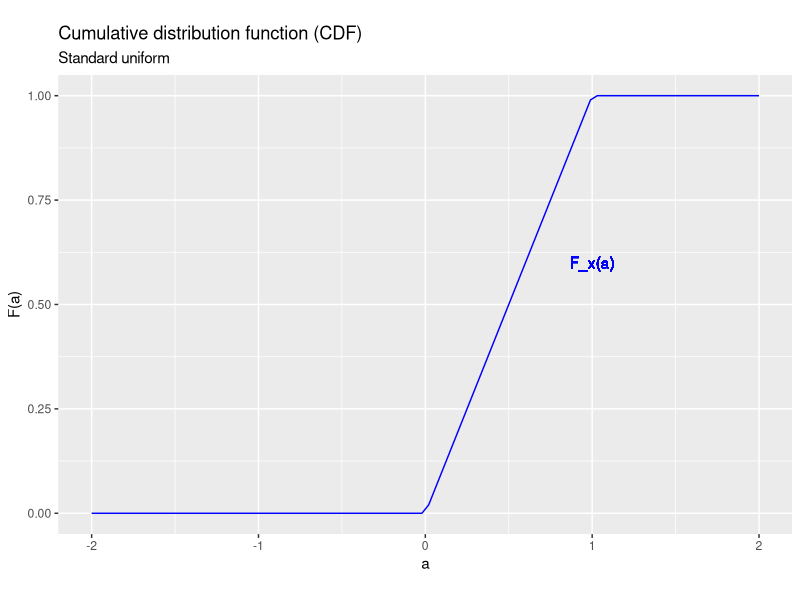
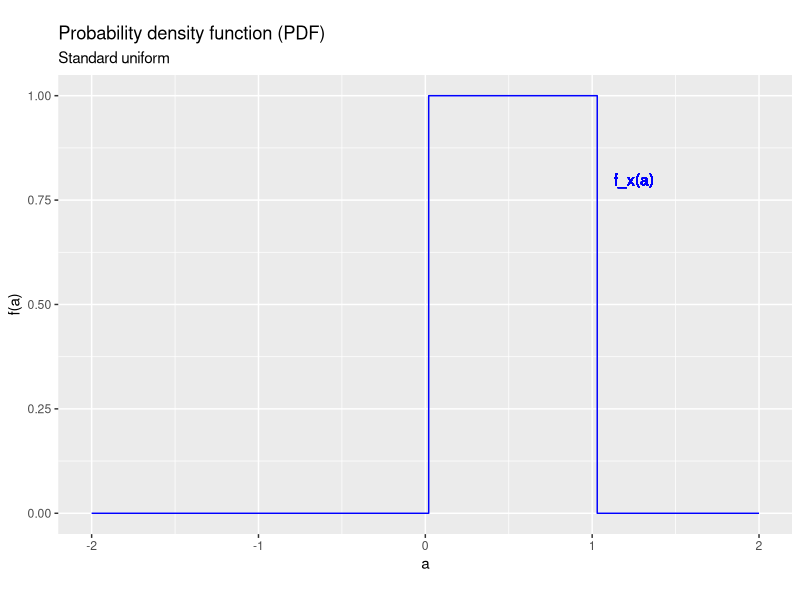
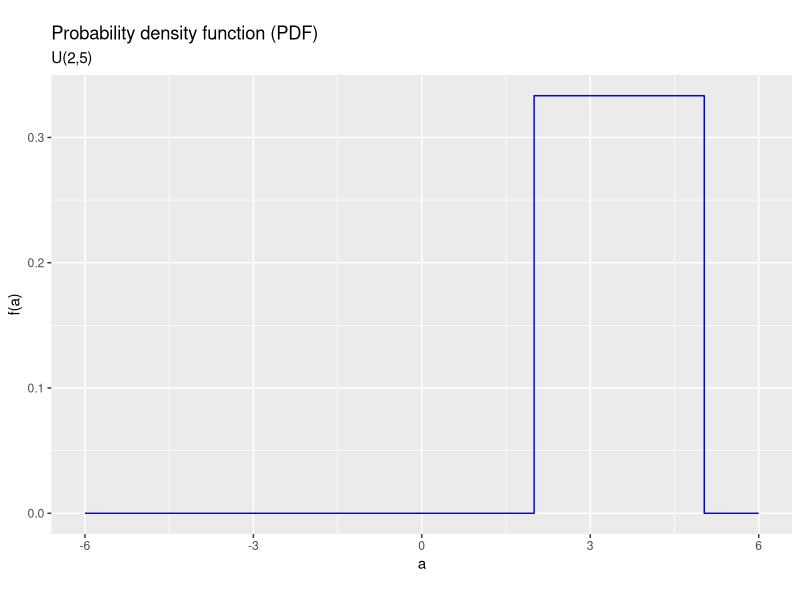
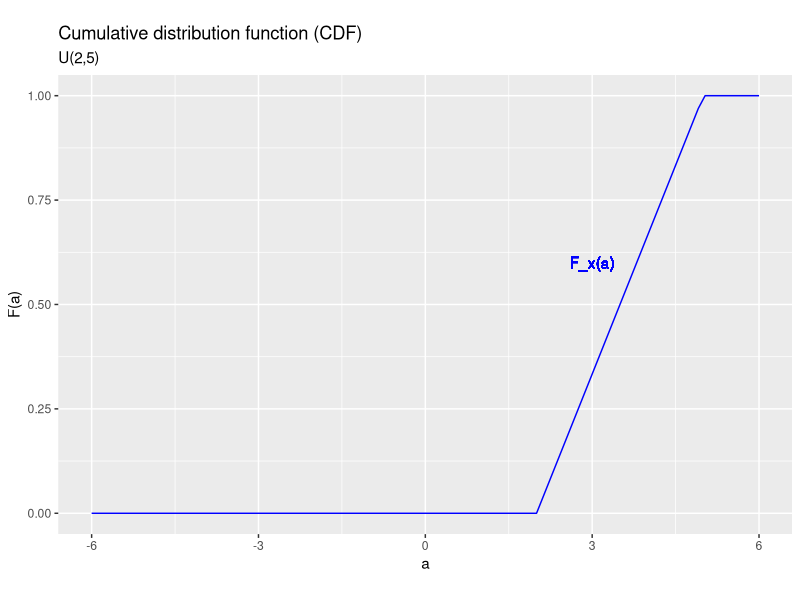
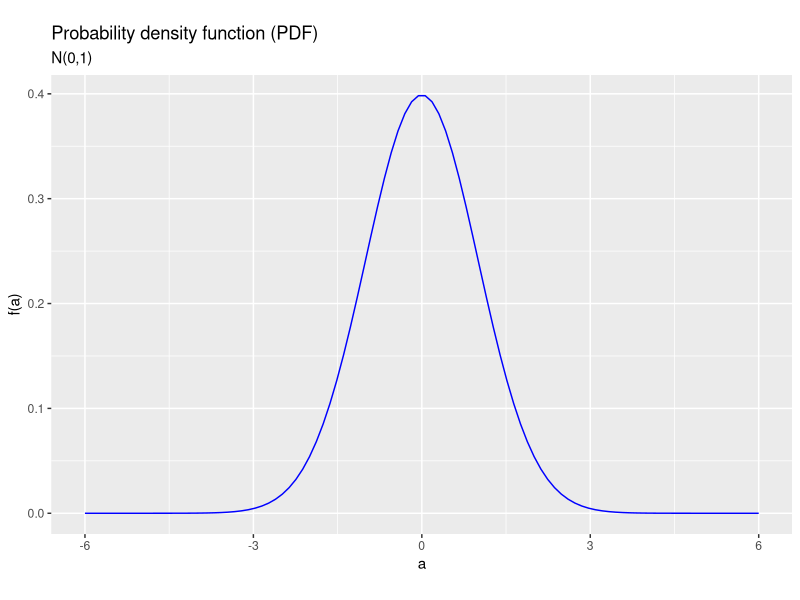
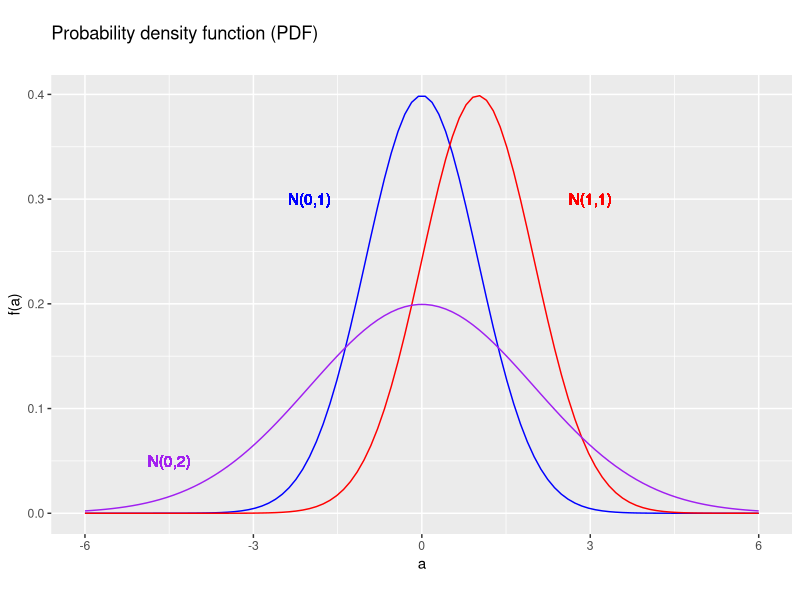
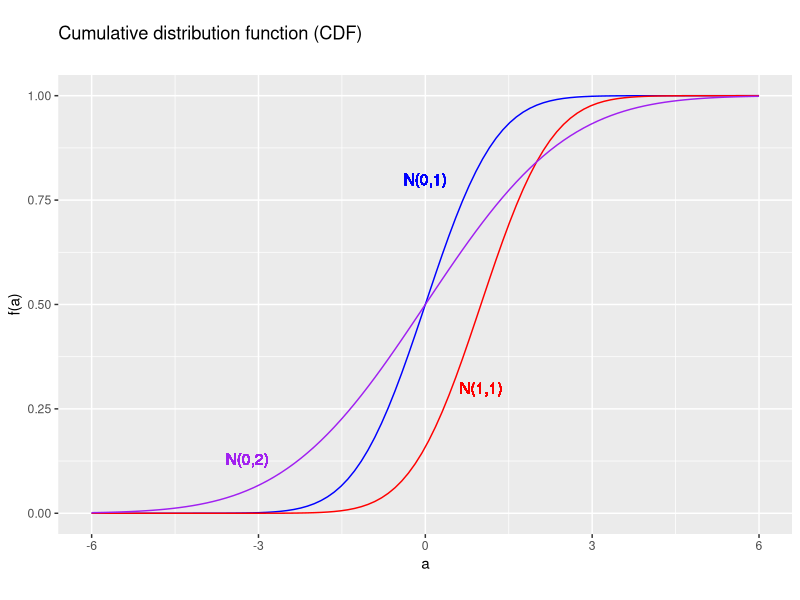
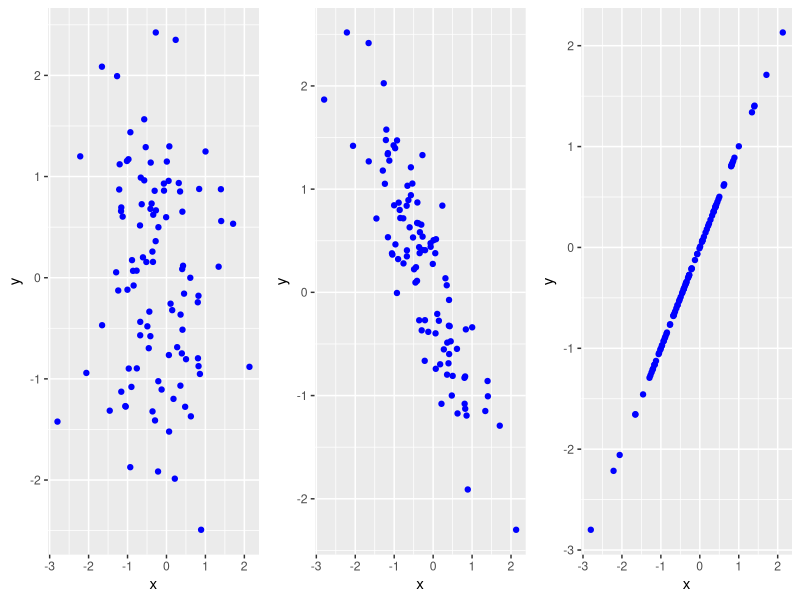

Write the R code that produced these figures, in order.
## ---- chunk 1
knitr::opts_chunk$set(echo = FALSE,
                      prompt = FALSE,
                      tidy = TRUE,
                      collapse = TRUE)
library("tidyverse")
## ---- chunk 2
UniformDist <- tibble(a=seq(from=-2,to=2,length.out=100),
                      Fa=punif(seq(from=-2,to=2,length.out=100)),
                      fa=dunif(seq(from=-2,to=2,length.out=100)))
ggplot(data=UniformDist,mapping=aes(x=a,y=Fa)) +
  geom_line(col = "blue") +
  geom_text(x=1,y=0.6,col="blue",label="F_x(a)") +
  xlab("a") +
  ylab("F(a)") +
  labs(title = "Cumulative distribution function (CDF)", 
       subtitle = "Standard uniform", 
       caption = "", 
       tag = "")
## ---- chunk 3
ggplot(data=UniformDist,mapping=aes(x=a,y=fa)) +
  geom_step(col = "blue") +
  geom_text(x=1.25,y=0.8,col="blue",label="f_x(a)") +
  xlab("a") +
  ylab("f(a)") +
  labs(title = "Probability density function (PDF)", 
       subtitle = "Standard uniform", 
       caption = "", 
       tag = "")
## ---- chunk 4
UniformDist <- tibble(a=seq(from=-6,to=6,length.out=100),
                      Fa=punif(seq(from=-6,to=6,length.out=100),min=2,max=5),
                      fa=dunif(seq(from=-6,to=6,length.out=100),min=2,max=5))
ggplot(data=UniformDist,mapping=aes(x=a,y=fa)) +
  geom_step(col = "blue") +
  geom_text(x=1.25,y=0.8,col="blue",label="f_x(a)") +
  xlab("a") +
  ylab("f(a)") +
  labs(title = "Probability density function (PDF)", 
       subtitle = "U(2,5)", 
       caption = "", 
       tag = "")
## ---- chunk 5
UniformDist <- tibble(a=seq(from=-6,to=6,length.out=100),
                      Fa=punif(seq(from=-6,to=6,length.out=100),min=2,max=5),
                      fa=dunif(seq(from=-6,to=6,length.out=100),min=2,max=5))
ggplot(data=UniformDist,mapping=aes(x=a,y=Fa)) +
  geom_line(col = "blue") +
  geom_text(x=3,y=0.6,col="blue",label="F_x(a)") +
  xlab("a") +
  ylab("F(a)") +
  labs(title = "Cumulative distribution function (CDF)", 
       subtitle = "U(2,5)", 
       caption = "", 
       tag = "")
## ---- chunk 6
NormalDist <- tibble(a=seq(from=-6,to=6,length.out=100),
                      Fa=pnorm(seq(from=-6,to=6,length.out=100)),
                      fa=dnorm(seq(from=-6,to=6,length.out=100)))
ggplot(data=NormalDist,mapping=aes(x=a,y=fa)) +
  geom_line(col = "blue") +
  geom_text(x=1.25,y=0.8,col="blue",label="f_x(a)") +
  xlab("a") +
  ylab("f(a)") +
  labs(title = "Probability density function (PDF)", 
       subtitle = "N(0,1)", 
       caption = "", 
       tag = "")
## ---- chunk 7
NormalDist <- tibble(a=seq(from=-6,to=6,length.out=100),
                      Fa=pnorm(seq(from=-6,to=6,length.out=100)),
                      fa1=dnorm(seq(from=-6,to=6,length.out=100),mean=1),
                      fa2=dnorm(seq(from=-6,to=6,length.out=100),sd=2),
                      fa=dnorm(seq(from=-6,to=6,length.out=100)))
ggplot(data=NormalDist,mapping=aes(x=a,y=fa)) +
  geom_line(col = "blue") +
  geom_line(aes(y=fa1),col = "red") +
  geom_line(aes(y=fa2),col = "purple") +
  geom_text(x=-2,y=0.3,col="blue",label="N(0,1)") +
  geom_text(x=3,y=0.3,col="red",label="N(1,1)") +
  geom_text(x=-4.5,y=0.05,col="purple",label="N(0,2)") +
  xlab("a") +
  ylab("f(a)") +
  labs(title = "Probability density function (PDF)", 
       subtitle = "", 
       caption = "", 
       tag = "")
## ---- chunk 8
NormalDist <- tibble(a=seq(from=-6,to=6,length.out=100),
                      Fa=pnorm(seq(from=-6,to=6,length.out=100)),
                      Fa1=pnorm(seq(from=-6,to=6,length.out=100),mean=1),
                      Fa2=pnorm(seq(from=-6,to=6,length.out=100),sd=2),
                      fa=dnorm(seq(from=-6,to=6,length.out=100)))
ggplot(data=NormalDist,mapping=aes(x=a,y=Fa)) +
  geom_line(col = "blue") +
  geom_line(aes(y=Fa1),col = "red") +
  geom_line(aes(y=Fa2),col = "purple") +
  geom_text(x=0,y=0.8,col="blue",label="N(0,1)") +
  geom_text(x=1,y=0.3,col="red",label="N(1,1)") +
  geom_text(x=-3.2,y=0.13,col="purple",label="N(0,2)") +
  xlab("a") +
  ylab("f(a)") +
  labs(title = "Cumulative distribution function (CDF)", 
       subtitle = "", 
       caption = "", 
       tag = "")
## ---- chunk 9
simdata <- tibble(x = rnorm(100),
                  y1 = rnorm(100),
                  y2 = (-x+0.5*y1)/sqrt(1.25),
                  y3 = x)
p1 <- ggplot(data = simdata, mapping = aes(x = x)) +
  geom_point(aes(y=y1),col="blue") +
  xlab("x") + 
  ylab("y")
p2 <- ggplot(data = simdata, mapping = aes(x = x)) +
  geom_point(aes(y=y2),col="blue") +
  xlab("x") + 
  ylab("y")
p3 <- ggplot(data = simdata, mapping = aes(x = x)) +
  geom_point(aes(y=y3),col="blue") +
  xlab("x") + 
  ylab("y")
library("cowplot")
plot_grid(p1,p2,p3,ncol=3,nrow=1)
## ---- chunk 10
simdata <- tibble(x = rnorm(100),
                  y = x^2)
ggplot(data = simdata, mapping = aes(x = x, y =y)) +
  geom_point(col="blue") +
  xlab("x") + 
  ylab("y")
